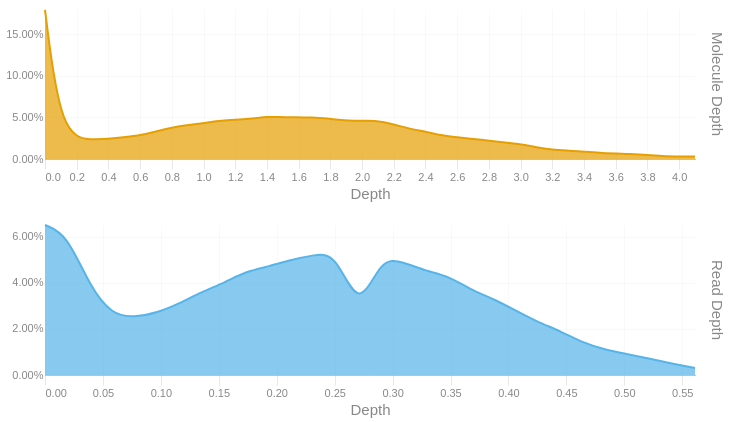

Here is the notebook cell this chart was saved with:
### Code cell
readdep = depth_hist(tb['Read Depth'], q99, 3)
readdep = readdep.with_columns(pl.lit('Read Depth').alias('Metric'))
if not SKIPLR:
    moldep = depth_hist(tb['Molecule Depth'], mol_q99, 1)
    moldep = moldep.with_columns(pl.lit('Molecule Depth').alias('Metric'))
    _hist = pl.concat([readdep, moldep])
    _hist = _hist.filter(pl.col('Proportion') != 0)
    with SafeRender(_hist):
        (
            alt.Chart(_hist)        
            .mark_area(interpolate = "basis")
            .encode(
                x=alt.X('Bin:Q').scale(domainMin=0).axis(alt.Axis(title='Depth')),
                y = alt.Y('Proportion:Q', title = None).axis(format = '.2%'),
                color = alt.Color('Metric:N').legend(None),
                row = alt.Row("Metric:N").header(title = None, labelOrient = 'right'),
                tooltip = [
                    alt.Tooltip("Metric:N", title = "Metric"),
                    alt.Tooltip('Interval:N', title = "Depth Interval"),
                    alt.Tooltip('Proportion:Q', title = "% Alignments").format('.2%')
                ]
            )
            .resolve_scale(x='independent', y='independent')
            .properties(
                height = 150, width = 650,
                usermeta={'embedOptions': {'downloadFileName': f'{samplename}.depth.hist'}}
            )
        ).display()
else:
    readdep = readdep.filter(pl.col('Proportion') != 0)
    with SafeRender(readdep):
        (
            alt.Chart(readdep)        
            .mark_area(interpolate = "basis")
            .encode(
                x=alt.X('Bin:Q').scale(domainMin=0).axis(alt.Axis(title='Depth')),
                y = alt.Y('Proportion:Q', title = None).axis(format = '.2%'),
                tooltip = [
                    alt.Tooltip('Interval:N', title = "Depth Interval"),
                    alt.Tooltip('Proportion:Q', title = "% Alignments").format('.2%')
                ]
            )
            .properties(
                usermeta={'embedOptions': {'downloadFileName': f'{samplename}.depth.hist'}}
            )
        ).display()

### Figure 1 — Vega-Lite specification as saved in the notebook (floating-point values rounded to 4 significant figures)
{"width": 650, "height": 150, "config": {"title": {"anchor": "start", "dy": -15, "fontSize": 18, "color": "#888888", "subtitleColor": "#888888", "subtitleFontSize": 14}, "arc": {"fill": "#0072B2"}, "axis": {"domainColor": "#888888", "domainWidth": 0.5, "gridWidth": 0.2, "grid": false, "titleFontWeight": 400, "titleFontSize": 15, "labelFontSize": 11, "labelColor": "#888888", "tickColor": "#888888", "tickWidth": 0.2, "titleColor": "#888888"}, "axisBand": {"grid": false}, "axisX": {"grid": true, "tickSize": 10, "domainCap": "round"}, "axisY": {"domain": false, "grid": true, "tickSize": 0, "domainCap": "round"}, "background": "transparent", "header": {"labelFontSize": 15, "labelColor": "#888888", "titleFontSize": 15, "titleFontWeight": 600, "titleColor": "#888888"}, "legend": {"labelFont": "sans-serif", "labelFontSize": 12, "labelColor": "#888888", "symbolSize": 100, "symbolType": "circle", "titleFontSize": 12, "titlePadding": 10, "titleColor": "#888888", "title": null}, "range": {"category": ["#E69F00", "#56B4E9", "#009E73", "#F0E442", "#0072B2", "#D55E00", "#CC79A7", "#000000"], "diverging": ["#cfe8f3", "#a2d4ec", "#73bfe2", "#46abdb", "#1696d2", "#12719e"]}, "area": {"fill": "#0072B2", "fillOpacity": 0.7, "line": true, "strokeOpacity": 0.7}, "line": {"color": "#0072B2", "stroke": "#0072B2", "strokeWidth": 2}, "trail": {"color": "#0072B2", "stroke": "#0072B2", "strokeWidth": 0, "size": 1}, "point": {"filled": true, "fillOpacity": 1.0, "size": 95}, "text": {"color": "#888888", "fontSize": 11, "align": "right", "fontWeight": 400, "size": 11}, "bar": {"fill": "#0072B2", "stroke": null}, "view": {"stroke": null, "continuousWidth": 660, "continuousHeight": 400}}, "data": {"name": "data-55567c347dd84bd09874c97c81880a85"}, "mark": {"type": "area", "interpolate": "basis"}, "encoding": {"color": {"field": "Metric", "legend": null, "type": "nominal"}, "row": {"field": "Metric", "header": {"title": null, "labelOrient": "right"}, "type": "nominal"}, "tooltip": [{"field": "Metric", "title": "Metric", "type": "nominal"}, {"field": "Interval", "title": "Depth Interval", "type": "nominal"}, {"field": "Proportion", "format": ".2%", "title": "% Alignments", "type": "quantitative"}], "x": {"axis": {"title": "Depth"}, "field": "Bin", "scale": {"domainMin": 0}, "type": "quantitative"}, "y": {"axis": {"format": ".2%"}, "field": "Proportion", "title": null, "type": "quantitative"}}, "resolve": {"scale": {"x": "independent", "y": "independent"}}, "usermeta": {"embedOptions": {"downloadFileName": "TF26LRJL0084_5B_10484332_23Y22YLT4_L7.depth.hist"}}, "$schema": "https://vega.github.io/schema/vega-lite/v6.4.1.json", "datasets": {"data-55567c347dd84bd09874c97c81880a85": [{"Bin": 0.0, "Interval": "0.0-0.019", "Proportion": 0.065, "Metric": "Read Depth"}, {"Bin": 0.019, "Interval": "0.019-0.039", "Proportion": 0.061, "Metric": "Read Depth"}, {"Bin": 0.039, "Interval": "0.039-0.058", "Proportion": 0.038, "Metric": "Read Depth"}, {"Bin": 0.058, "Interval": "0.058-0.077", "Proportion": 0.026, "Metric": "Read Depth"}, {"Bin": 0.077, "Interval": "0.077-0.097", "Proportion": 0.025, "Metric": "Read Depth"}, {"Bin": 0.097, "Interval": "0.097-0.116", "Proportion": 0.027, "Metric": "Read Depth"}, {"Bin": 0.116, "Interval": "0.116-0.135", "Proportion": 0.031, "Metric": "Read Depth"}, {"Bin": 0.135, "Interval": "0.135-0.155", "Proportion": 0.036, "Metric": "Read Depth"}, {"Bin": 0.155, "Interval": "0.155-0.174", "Proportion": 0.04, "Metric": "Read Depth"}, {"Bin": 0.174, "Interval": "0.174-0.193", "Proportion": 0.045, "Metric": "Read Depth"}, {"Bin": 0.193, "Interval": "0.193-0.213", "Proportion": 0.047, "Metric": "Read Depth"}, {"Bin": 0.213, "Interval": "0.213-0.232", "Proportion": 0.05, "Metric": "Read Depth"}, {"Bin": 0.232, "Interval": "0.232-0.251", "Proportion": 0.052, "Metric": "Read Depth"}, {"Bin": 0.251, "Interval": "0.251-0.271", "Proportion": 0.053, "Metric": "Read Depth"}, {"Bin": 0.271, "Interval": "0.271-0.29", "Proportion": 0.027, "Metric": "Read Depth"}, {"Bin": 0.29, "Interval": "0.29-0.309", "Proportion": 0.051, "Metric": "Read Depth"}, {"Bin": 0.309, "Interval": "0.309-0.329", "Proportion": 0.049, "Metric": "Read Depth"}, {"Bin": 0.329, "Interval": "0.329-0.348", "Proportion": 0.045, "Metric": "Read Depth"}, {"Bin": 0.348, "Interval": "0.348-0.367", "Proportion": 0.043, "Metric": "Read Depth"}, {"Bin": 0.367, "Interval": "0.367-0.387", "Proportion": 0.037, "Metric": "Read Depth"}, {"Bin": 0.387, "Interval": "0.387-0.406", "Proportion": 0.033, "Metric": "Read Depth"}, {"Bin": 0.406, "Interval": "0.406-0.425", "Proportion": 0.028, "Metric": "Read Depth"}, {"Bin": 0.425, "Interval": "0.425-0.445", "Proportion": 0.023, "Metric": "Read Depth"}, {"Bin": 0.445, "Interval": "0.445-0.464", "Proportion": 0.019, "Metric": "Read Depth"}, {"Bin": 0.464, "Interval": "0.464-0.483", "Proportion": 0.014, "Metric": "Read Depth"}, {"Bin": 0.483, "Interval": "0.483-0.503", "Proportion": 0.011, "Metric": "Read Depth"}, {"Bin": 0.503, "Interval": "0.503-0.522", "Proportion": 0.009, "Metric": "Read Depth"}, {"Bin": 0.522, "Interval": "0.522-0.541", "Proportion": 0.007, "Metric": "Read Depth"}, {"Bin": 0.541, "Interval": "0.541-0.561", "Proportion": 0.005, "Metric": "Read Depth"}, {"Bin": 0.561, "Interval": "0.561-0.58", "Proportion": 0.003, "Metric": "Read Depth"}, {"Bin": 0.0, "Interval": "0.0-0.1", "Proportion": 0.179, "Metric": "Molecule Depth"}, {"Bin": 0.1, "Interval": "0.1-0.3", "Proportion": 0.027, "Metric": "Molecule Depth"}, {"Bin": 0.3, "Interval": "0.3-0.4", "Proportion": 0.023, "Metric": "Molecule Depth"}, {"Bin": 0.4, "Interval": "0.4-0.6", "Proportion": 0.024, "Metric": "Molecule Depth"}, {"Bin": 0.6, "Interval": "0.6-0.7", "Proportion": 0.028, "Metric": "Molecule Depth"}, {"Bin": 0.7, "Interval": "0.7-0.8", "Proportion": 0.033, "Metric": "Molecule Depth"}, {"Bin": 0.8, "Interval": "0.8-1.0", "Proportion": 0.038, "Metric": "Molecule Depth"}, {"Bin": 1.0, "Interval": "1.0-1.1", "Proportion": 0.043, "Metric": "Molecule Depth"}, {"Bin": 1.1, "Interval": "1.1-1.3", "Proportion": 0.046, "Metric": "Molecule Depth"}, {"Bin": 1.3, "Interval": "1.3-1.4", "Proportion": 0.048, "Metric": "Molecule Depth"}, {"Bin": 1.4, "Interval": "1.4-1.5", "Proportion": 0.051, "Metric": "Molecule Depth"}, {"Bin": 1.5, "Interval": "1.5-1.7", "Proportion": 0.05, "Metric": "Molecule Depth"}, {"Bin": 1.7, "Interval": "1.7-1.8", "Proportion": 0.05, "Metric": "Molecule Depth"}, {"Bin": 1.8, "Interval": "1.8-2.0", "Proportion": 0.048, "Metric": "Molecule Depth"}, {"Bin": 2.0, "Interval": "2.0-2.1", "Proportion": 0.045, "Metric": "Molecule Depth"}, {"Bin": 2.1, "Interval": "2.1-2.3", "Proportion": 0.047, "Metric": "Molecule Depth"}, {"Bin": 2.3, "Interval": "2.3-2.4", "Proportion": 0.036, "Metric": "Molecule Depth"}, {"Bin": 2.4, "Interval": "2.4-2.5", "Proportion": 0.033, "Metric": "Molecule Depth"}, {"Bin": 2.5, "Interval": "2.5-2.7", "Proportion": 0.028, "Metric": "Molecule Depth"}, {"Bin": 2.7, "Interval": "2.7-2.8", "Proportion": 0.024, "Metric": "Molecule Depth"}, {"Bin": 2.8, "Interval": "2.8-3.0", "Proportion": 0.022, "Metric": "Molecule Depth"}, {"Bin": 3.0, "Interval": "3.0-3.1", "Proportion": 0.018, "Metric": "Molecule Depth"}, {"Bin": 3.1, "Interval": "3.1-3.2", "Proportion": 0.014, "Metric": "Molecule Depth"}, {"Bin": 3.2, "Interval": "3.2-3.4", "Proportion": 0.011, "Metric": "Molecule Depth"}, {"Bin": 3.4, "Interval": "3.4-3.5", "Proportion": 0.009, "Metric": "Molecule Depth"}, {"Bin": 3.5, "Interval": "3.5-3.7", "Proportion": 0.007, "Metric": "Molecule Depth"}, {"Bin": 3.7, "Interval": "3.7-3.8", "Proportion": 0.006, "Metric": "Molecule Depth"}, {"Bin": 3.8, "Interval": "3.8-3.9", "Proportion": 0.005, "Metric": "Molecule Depth"}, {"Bin": 3.9, "Interval": "3.9-4.1", "Proportion": 0.003, "Metric": "Molecule Depth"}, {"Bin": 4.1, "Interval": "4.1-4.22", "Proportion": 0.003, "Metric": "Molecule Depth"}]}}
